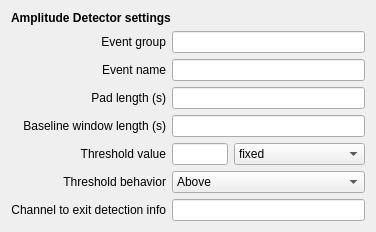
<?xml version="1.0" encoding="UTF-8"?>
<ui version="4.0">
 <class>AmplitudeDetectorSettingsView</class>
 <widget class="QWidget" name="AmplitudeDetectorSettingsView">
  <property name="geometry">
   <rect>
    <x>0</x>
    <y>0</y>
    <width>376</width>
    <height>217</height>
   </rect>
  </property>
  <property name="windowTitle">
   <string>Form</string>
  </property>
  <property name="toolTip">
   <string/>
  </property>
  <layout class="QGridLayout" name="gridLayout_2">
   <item row="0" column="0">
    <layout class="QVBoxLayout" name="verticalLayout">
     <item>
      <widget class="QLabel" name="label_5">
       <property name="font">
        <font>
         <weight>75</weight>
         <bold>true</bold>
        </font>
       </property>
       <property name="layoutDirection">
        <enum>Qt::LeftToRight</enum>
       </property>
       <property name="text">
        <string>Amplitude Detector settings</string>
       </property>
       <property name="alignment">
        <set>Qt::AlignLeading|Qt::AlignLeft|Qt::AlignVCenter</set>
       </property>
      </widget>
     </item>
     <item>
      <layout class="QGridLayout" name="gridLayout">
       <item row="1" column="0">
        <widget class="QLabel" name="label">
         <property name="layoutDirection">
          <enum>Qt::LeftToRight</enum>
         </property>
         <property name="text">
          <string>Event name</string>
         </property>
         <property name="alignment">
          <set>Qt::AlignRight|Qt::AlignTrailing|Qt::AlignVCenter</set>
         </property>
        </widget>
       </item>
       <item row="1" column="1" colspan="2">
        <widget class="QLineEdit" name="event_name_lineedit"/>
       </item>
       <item row="2" column="0">
        <widget class="QLabel" name="label_2">
         <property name="layoutDirection">
          <enum>Qt::LeftToRight</enum>
         </property>
         <property name="text">
          <string>Pad length (s)</string>
         </property>
         <property name="alignment">
          <set>Qt::AlignRight|Qt::AlignTrailing|Qt::AlignVCenter</set>
         </property>
        </widget>
       </item>
       <item row="2" column="1" colspan="2">
        <widget class="QLineEdit" name="pad_length_lineedit">
         <property name="toolTip">
          <string>Padding event added to both the beginning and  the end of the originally detected event.</string>
         </property>
         <property name="text">
          <string/>
         </property>
        </widget>
       </item>
       <item row="3" column="0">
        <widget class="QLabel" name="label_6">
         <property name="layoutDirection">
          <enum>Qt::LeftToRight</enum>
         </property>
         <property name="text">
          <string>Baseline window length (s)</string>
         </property>
         <property name="alignment">
          <set>Qt::AlignRight|Qt::AlignTrailing|Qt::AlignVCenter</set>
         </property>
        </widget>
       </item>
       <item row="3" column="1" colspan="2">
        <widget class="QLineEdit" name="baseline_win_len_lineedit">
         <property name="toolTip">
          <string>Optional</string>
         </property>
         <property name="text">
          <string/>
         </property>
        </widget>
       </item>
       <item row="4" column="0">
        <widget class="QLabel" name="label_7">
         <property name="layoutDirection">
          <enum>Qt::LeftToRight</enum>
         </property>
         <property name="text">
          <string>Threshold value</string>
         </property>
         <property name="alignment">
          <set>Qt::AlignRight|Qt::AlignTrailing|Qt::AlignVCenter</set>
         </property>
        </widget>
       </item>
       <item row="4" column="1">
        <widget class="QLineEdit" name="tresholdval_lineedit">
         <property name="text">
          <string/>
         </property>
        </widget>
       </item>
       <item row="4" column="2">
        <widget class="QComboBox" name="threshUnit_comboBox">
         <property name="toolTip">
          <string>Select threshold unit : 
-fixed (as µV²),
-x times the baseline median or
-x times the baseline standard deviation or
-x times the baseline standard deviation on data log10 transformed.</string>
         </property>
         <item>
          <property name="text">
           <string>fixed</string>
          </property>
         </item>
         <item>
          <property name="text">
           <string>x BSL median</string>
          </property>
         </item>
         <item>
          <property name="text">
           <string>x BSL STD</string>
          </property>
         </item>
         <item>
          <property name="text">
           <string>x BSL STD (log10)</string>
          </property>
         </item>
        </widget>
       </item>
       <item row="5" column="0">
        <widget class="QLabel" name="label_8">
         <property name="toolTip">
          <string>Select behavior: artefact when above/below the threshold.</string>
         </property>
         <property name="layoutDirection">
          <enum>Qt::LeftToRight</enum>
         </property>
         <property name="text">
          <string>Threshold behavior</string>
         </property>
         <property name="alignment">
          <set>Qt::AlignRight|Qt::AlignTrailing|Qt::AlignVCenter</set>
         </property>
        </widget>
       </item>
       <item row="5" column="1" colspan="2">
        <widget class="QComboBox" name="threshBeha_comboBox">
         <property name="toolTip">
          <string>Select behavior: artefact when above/below the threshold.</string>
         </property>
         <item>
          <property name="text">
           <string>Above</string>
          </property>
         </item>
         <item>
          <property name="text">
           <string>Below</string>
          </property>
         </item>
        </widget>
       </item>
       <item row="6" column="0">
        <widget class="QLabel" name="label_9">
         <property name="toolTip">
          <string>Select behavior: artefact when above/below the threshold.</string>
         </property>
         <property name="layoutDirection">
          <enum>Qt::LeftToRight</enum>
         </property>
         <property name="text">
          <string>Channel to exit detection info</string>
         </property>
         <property name="alignment">
          <set>Qt::AlignRight|Qt::AlignTrailing|Qt::AlignVCenter</set>
         </property>
        </widget>
       </item>
       <item row="6" column="1" colspan="2">
        <widget class="QLineEdit" name="chan_det_info_lineedit">
         <property name="toolTip">
          <string>Channel label to see detection info (debug purpose only)</string>
         </property>
         <property name="text">
          <string/>
         </property>
        </widget>
       </item>
       <item row="0" column="0">
        <widget class="QLabel" name="label_3">
         <property name="layoutDirection">
          <enum>Qt::LeftToRight</enum>
         </property>
         <property name="text">
          <string>Event group</string>
         </property>
         <property name="alignment">
          <set>Qt::AlignRight|Qt::AlignTrailing|Qt::AlignVCenter</set>
         </property>
        </widget>
       </item>
       <item row="0" column="1" colspan="2">
        <widget class="QLineEdit" name="group_lineedit"/>
       </item>
      </layout>
     </item>
     <item>
      <spacer name="verticalSpacer">
       <property name="orientation">
        <enum>Qt::Vertical</enum>
       </property>
       <property name="sizeHint" stdset="0">
        <size>
         <width>20</width>
         <height>40</height>
        </size>
       </property>
      </spacer>
     </item>
    </layout>
   </item>
  </layout>
 </widget>
 <resources/>
 <connections/>
 <slots>
  <slot>on_choose()</slot>
  <slot>on_input_format_changed()</slot>
 </slots>
</ui>
